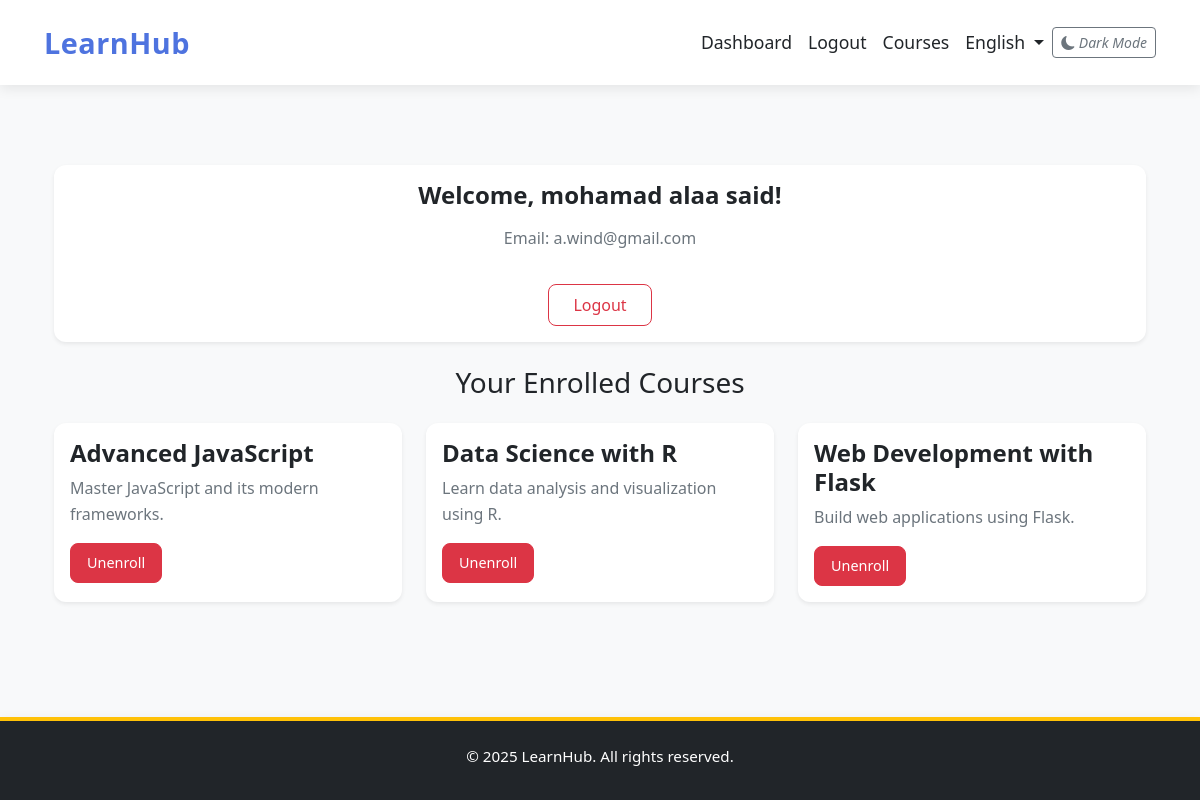
The app's page /dashboard (signed in) with its own data.
### models.py (models this page shows, shortened)
class Student(db.Model):
    id = db.Column(db.Integer, primary_key=True)
    email = db.Column(db.String(120), unique=True, nullable=False)
    name = db.Column(db.String(100), nullable=False)
    password = db.Column(db.String(255), nullable=False)
    courses = db.relationship('Course', secondary='enrollment', backref='students')

class Course(db.Model):
    id = db.Column(db.Integer, primary_key=True)
    title = db.Column(db.String(100))
    description = db.Column(db.Text)

### app.py (the view)
@app.route('/dashboard')
def dashboard():
    if 'user_id' not in session:
        flash("Please login first.", "warning")
        return redirect(url_for('login'))
    student = Student.query.get(session['user_id'])
    enrolled_courses = Course.query.join(Enrollment).filter(Enrollment.student_id == student.id).all()
    return render_template('dashboard.html', student=student, courses=enrolled_courses)

### app.py (called while the page is built, shortened)
@app.before_request
def before_request():
    g.lang = session.get('lang', 'en')
    g.language_name = app.config['LANGUAGES'].get(g.lang, 'English')

@app.context_processor
def inject_languages():
    return dict(languages=app.config['LANGUAGES'])

@app.before_request
def create_tables():
    db.create_all()

@app.before_request
def session_management():
    session.permanent = True  # Keep the session active until user logs out

### templates/dashboard.html (shortened to what this page needs)
{% extends 'layout.html' %}
{% block content %}
<div class="container py-5">
    <div class="card shadow-sm border-0 mb-4 animate__animated animate__fadeIn">
        <div class="card-body text-center">
            <h2 class="card-title mb-3">{{ _('Welcome') }}, {{ student.name }}!</h2>
            <p class="card-text text-muted">{{ _('Email') }}: {{ student.email }}</p>
            <a href="{{ url_for('logout') }}" class="btn btn-outline-danger mt-3">{{ _('Logout') }}</a>
        </div>
    </div>
    <h3 class="mb-4 text-center animate__animated animate__fadeIn">{{ _('Your Enrolled Courses') }}</h3>
    {% if courses %}
        <div class="row row-cols-1 row-cols-md-2 row-cols-lg-3 g-4" id="enrolled-courses">
            {% for course in courses %}
                <div class="col">
                    <div class="card h-100 shadow-sm border-0 animate__animated animate__fadeInUp" data-course-id="{{ course.id }}">
                        <div class="card-body">
                            <h5 class="card-title">{{ course.title }}</h5>
                            <p class="card-text text-muted">{{ course.description }}</p>
                            <button class="btn btn-danger btn-sm unenroll-btn" data-id="{{ course.id }}">
                                {{ _('Unenroll') }}
                            </button>
                        </div>
                    </div>
                </div>
            {% endfor %}
        </div>
    {% endif %}
</div>
{% endblock %}

### templates/layout.html (shortened to what this page needs)
<!DOCTYPE html>
<html lang="{{ g.get('lang', 'en') }}" data-theme="{{ g.theme }}">
<head>
    <link href="https://cdn.jsdelivr.net/npm/bootstrap@5.3.0/dist/css/bootstrap.min.css" rel="stylesheet" />
    <link href="https://cdn.jsdelivr.net/npm/bootstrap-icons@1.10.5/font/bootstrap-icons.css" rel="stylesheet" />
    <link href="{{ url_for('static', filename='style.css') }}" rel="stylesheet" />
</head>
<body class="d-flex flex-column min-vh-100" {% if g.lang == 'ar' %}dir="rtl"{% endif %}>
    <nav class="navbar navbar-expand-lg sticky-top">
        <div class="container">
            <a class="navbar-brand" href="{{ url_for('index') }}">{{ _('LearnHub') }}</a>
            <div class="collapse navbar-collapse" id="navbarNav">
                <ul class="navbar-nav ms-auto">
                    {% if session.get('user_id') %}
                        <li class="nav-item">
                            <a class="nav-link" href="{{ url_for('dashboard') }}">{{ _('Dashboard') }}</a>
                        </li>
                        <li class="nav-item">
                            <a class="nav-link" href="{{ url_for('logout') }}">{{ _('Logout') }}</a>
                        </li>
                    {% endif %}
                    <li class="nav-item">
                        <a class="nav-link" href="{{ url_for('courses') }}">{{ _('Courses') }}</a>
                    </li>
                    <li class="nav-item dropdown">
                        <a class="nav-link dropdown-toggle" href="#" id="languageDropdown" role="button" data-bs-toggle="dropdown" aria-expanded="false">
                            {{ g.language_name }}
                        </a>
                    </li>
                </ul>
                <div class="theme-switcher">
                    <button id="themeToggle" class="btn btn-sm btn-outline-secondary">
                        <i class="bi bi-moon-fill"></i>
                    </button>
                </div>
            </div>
        </div>
    </nav>
    <main class="container">
        {% block content %}{% endblock %}
    </main>
    <footer class="bg-dark text-white text-center py-4 mt-auto">
        <div class="container">
            <p>{{ _('© 2025 LearnHub. All rights reserved.') }}</p>
        </div>
    </footer>
</body>
</html>

### static/style.css (style rules this page uses)
* { margin: 0; padding: 0; box-sizing: border-box; scroll-behavior: smooth; }
:root { --bg-color: #f8f9fa; --text-color: #212529; --card-bg: #ffffff; --border-color: #dee2e6; --primary-color: #4e73df; --secondary-color: #ffc107; --accent-color: #6c757d; --shadow-light: 0 4px 12px rgba(0, 0, 0, 0.08); --shadow-dark: 0 6px 20px rgba(0, 0, 0, 0.15); --transition: all 0.3s ease; --font-primary: 'Segoe UI', 'Roboto', sans-serif; --font-arabic: 'Noto Sans Arabic', 'Arial', sans-serif; }
html { height: 100%; }
body { display: flex; flex-direction: column; min-height: 100vh; margin: 0; background-color: var(--bg-color); color: var(--text-color); font-family: var(--font-primary); transition: var(--transition); }
main { flex: 1; padding: 2rem 1rem; }
a { color: var(--primary-color); text-decoration: none; transition: color var(--transition); }
.card { background-color: var(--card-bg); border: 1px solid var(--border-color); border-radius: 12px; overflow: hidden; transition: transform 0.3s ease, box-shadow 0.3s ease; box-shadow: var(--shadow-light); }
.navbar { background-color: var(--card-bg); box-shadow: var(--shadow-light); padding: 1rem 2rem; transition: var(--transition); }
.navbar-brand { font-size: 1.8rem; font-weight: 700; color: var(--primary-color); letter-spacing: 0.5px; }
.nav-link { font-size: 1.1rem; color: var(--text-color); padding: 0.5rem 1.2rem; transition: var(--transition); }
.btn-danger { border-radius: 8px; padding: 0.75rem 1.5rem; }
footer { background-color: var(--card-bg); color: var(--accent-color); text-align: center; padding: 2rem 1rem; font-size: 0.95rem; border-top: 4px solid var(--secondary-color); margin-top: auto; box-shadow: var(--shadow-light); }
footer p { margin-bottom: 0.5rem; }
.card, .table, .no-courses-message { animation: fadeIn 0.5s ease-in; }
.card { transition: transform 0.3s ease, box-shadow 0.3s ease; }
.card-title { font-size: 1.5rem; font-weight: 600; color: var(--text-color); }
.card-text { font-size: 1rem; line-height: 1.6; }
.btn-danger { border-radius: 8px; padding: 0.5rem 1rem; font-size: 0.9rem; }
.btn-outline-danger { border-radius: 8px; padding: 0.5rem 1.5rem; }
.text-muted { color: var(--accent-color) !important; }
.animate__animated { --animate-duration: 0.6s; }
.navbar .nav-link { color: var(--text-color) !important; }

### records on screen
Student: name "mohamad alaa said", email "a.wind@gmail.com"
Course: title "Advanced JavaScript", description "Master JavaScript and its modern frameworks."
Course: title "Data Science with R", description "Learn data analysis and visualization using R."
Course: title "Web Development with Flask", description "Build web applications using Flask."

### other values on screen
{{ g.language_name }} "English"
